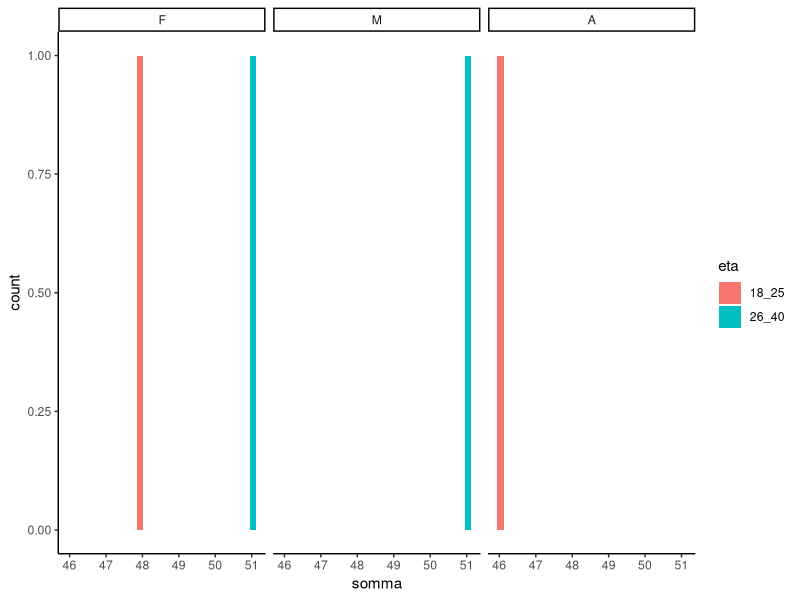

Source code (R):
library(readr); library(dplyr); library(ggplot2)
dat <- read_csv("slides/02-StatBase/script/data.csv")
str(dat)

PSQW_item <- colnames(dat)[grep(colnames(dat), pattern = "PSWQ_")]
colint <- c("ResponseId", "Eta", "Q2", PSQW_item)
dat <- dat[-c(1,2,3), colint]

dat <- dat|>
  mutate(id = as.factor(ResponseId),
         eta = factor(Eta, levels = c(1,2,3),
                      labels = c("18_25", "26_40", "41_60")),
         genere = factor(Q2, labels = c("F","M", "A")))|>
  select(id, eta, genere, all_of(PSQW_item))

str(dat)

invfun <- function(x){
  case_when(x == 1~5,
            x == 2~4,
            x == 3~3,
            x == 4~2,
            x == 5~1)
}

# trasformo a numerico le colonne item
dat[, 4:ncol(dat)] <- sapply(dat[, 4:ncol(dat)], as.numeric)

# inverto il punteggio
dat[,c("PSWQ_1","PSWQ_3","PSWQ_8","PSWQ_10","PSWQ_11")] <- 
  sapply(dat[,c("PSWQ_1","PSWQ_3","PSWQ_8","PSWQ_10","PSWQ_11")],invfun)

# computo la somma
dat$somma = rowSums(dat[, 4:ncol(dat)])

# visualizzo
dat|>ggplot(aes(x = somma, fill = eta))+
  geom_histogram()+facet_wrap(~genere)+
  theme_classic()
